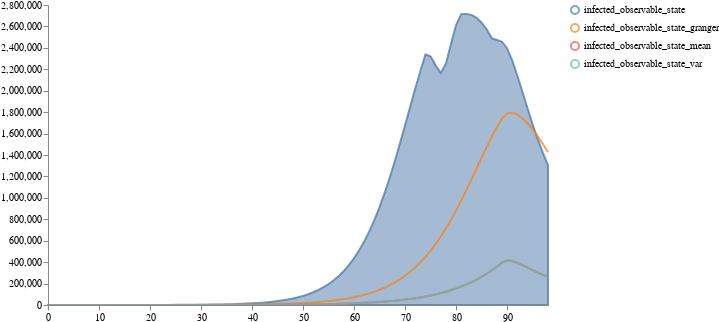

The cell this chart's notebook holds for it:
### Code cell
schema = plots.trajectories(distributions, traces = traces,  keep=".*_state")

plots.save_schema(schema, "_schema.json")

plots.ipy_display(schema, format="interactive")
image = plots.ipy_display(schema, format="PNG").data
save_result(image, "traj_infected_observable", "png")

### Figure 1 — Vega specification as saved in the notebook (floating-point values rounded to 4 significant figures; data arrays with more than 128 entries replaced by an {"elided": "..."} marker saying what was removed)
{"$schema": "https://vega.github.io/schema/vega/v5.json", "axes": [{"name": "x_axis", "orient": "bottom", "scale": "xscale", "zindex": 100}, {"name": "y_axis", "orient": "left", "scale": "yscale", "zindex": 100}], "data": [{"name": "distributions", "transform": [{"sort": {"field": ["trajectory", "timepoint"]}, "type": "collect"}], "values": [{"lower": 11.21, "timepoint": 0, "trajectory": "infected_observable_state", "upper": 21.48}, {"lower": 15.59, "timepoint": 1, "trajectory": "infected_observable_state", "upper": 27.7}, {"lower": 15.36, "timepoint": 2, "trajectory": "infected_observable_state", "upper": 32.64}, {"lower": 14.57, "timepoint": 3, "trajectory": "infected_observable_state", "upper": 37.47}, {"lower": 13.32, "timepoint": 4, "trajectory": "infected_observable_state", "upper": 42.71}, {"lower": 11.98, "timepoint": 5, "trajectory": "infected_observable_state", "upper": 48.59}, {"lower": 10.68, "timepoint": 6, "trajectory": "infected_observable_state", "upper": 55.85}, {"lower": 9.469, "timepoint": 7, "trajectory": "infected_observable_state", "upper": 65.19}, {"lower": 8.363, "timepoint": 8, "trajectory": "infected_observable_state", "upper": 76.1}, {"lower": 7.297, "timepoint": 9, "trajectory": "infected_observable_state", "upper": 88.83}, {"lower": 6.353, "timepoint": 10, "trajectory": "infected_observable_state", "upper": 104.3}, {"lower": 5.516, "timepoint": 11, "trajectory": "infected_observable_state", "upper": 122.8}, {"lower": 4.787, "timepoint": 12, "trajectory": "infected_observable_state", "upper": 144.8}, {"lower": 4.154, "timepoint": 13, "trajectory": "infected_observable_state", "upper": 170.6}, {"lower": 3.605, "timepoint": 14, "trajectory": "infected_observable_state", "upper": 201.1}, {"lower": 3.129, "timepoint": 15, "trajectory": "infected_observable_state", "upper": 237.0}, {"lower": 2.716, "timepoint": 16, "trajectory": "infected_observable_state", "upper": 279.6}, {"lower": 2.358, "timepoint": 17, "trajectory": "infected_observable_state", "upper": 330.3}, {"lower": 2.048, "timepoint": 18, "trajectory": "infected_observable_state", "upper": 390.4}, {"lower": 1.779, "timepoint": 19, "trajectory": "infected_observable_state", "upper": 461.4}, {"lower": 1.546, "timepoint": 20, "trajectory": "infected_observable_state", "upper": 545.3}, {"lower": 1.344, "timepoint": 21, "trajectory": "infected_observable_state", "upper": 644.6}, {"lower": 1.168, "timepoint": 22, "trajectory": "infected_observable_state", "upper": 762.1}, {"lower": 1.016, "timepoint": 23, "trajectory": "infected_observable_state", "upper": 901.1}, {"lower": 0.8874, "timepoint": 24, "trajectory": "infected_observable_state", "upper": 1066.0}, {"lower": 0.7765, "timepoint": 25, "trajectory": "infected_observable_state", "upper": 1260.0}, {"lower": 0.6793, "timepoint": 26, "trajectory": "infected_observable_state", "upper": 1491.0}, {"lower": 0.5943, "timepoint": 27, "trajectory": "infected_observable_state", "upper": 1763.0}, {"lower": 0.52, "timepoint": 28, "trajectory": "infected_observable_state", "upper": 2086.0}, {"lower": 0.4549, "timepoint": 29, "trajectory": "infected_observable_state", "upper": 2468.0}, {"lower": 0.3981, "timepoint": 30, "trajectory": "infected_observable_state", "upper": 2920.0}, {"lower": 0.3483, "timepoint": 31, "trajectory": "infected_observable_state", "upper": 3455.0}, {"lower": 0.3048, "timepoint": 32, "trajectory": "infected_observable_state", "upper": 4089.0}, {"lower": 0.2667, "timepoint": 33, "trajectory": "infected_observable_state", "upper": 4840.0}, {"lower": 0.2334, "timepoint": 34, "trajectory": "infected_observable_state", "upper": 5729.0}, {"lower": 0.2043, "timepoint": 35, "trajectory": "infected_observable_state", "upper": 6781.0}, {"lower": 0.1788, "timepoint": 36, "trajectory": "infected_observable_state", "upper": 8028.0}, {"lower": 0.1565, "timepoint": 37, "trajectory": "infected_observable_state", "upper": 9504.0}, {"lower": 0.137, "timepoint": 38, "trajectory": "infected_observable_state", "upper": 11250.0}, {"lower": 0.1199, "timepoint": 39, "trajectory": "infected_observable_state", "upper": 13320.0}, {"lower": 0.105, "timepoint": 40, "trajectory": "infected_observable_state", "upper": 15780.0}, {"lower": 0.09189, "timepoint": 41, "trajectory": "infected_observable_state", "upper": 18680.0}, {"lower": 0.08044, "timepoint": 42, "trajectory": "infected_observable_state", "upper": 22120.0}, {"lower": 0.07043, "timepoint": 43, "trajectory": "infected_observable_state", "upper": 26190.0}, {"lower": 0.06166, "timepoint": 44, "trajectory": "infected_observable_state", "upper": 31010.0}, {"lower": 0.05399, "timepoint": 45, "trajectory": "infected_observable_state", "upper": 36710.0}, {"lower": 0.04727, "timepoint": 46, "trajectory": "infected_observable_state", "upper": 43460.0}, {"lower": 0.04139, "timepoint": 47, "trajectory": "infected_observable_state", "upper": 51450.0}, {"lower": 0.03625, "timepoint": 48, "trajectory": "infected_observable_state", "upper": 60880.0}, {"lower": 0.03174, "timepoint": 49, "trajectory": "infected_observable_state", "upper": 72030.0}, {"lower": 0.0278, "timepoint": 50, "trajectory": "infected_observable_state", "upper": 85200.0}, {"lower": 0.02434, "timepoint": 51, "trajectory": "infected_observable_state", "upper": 100700.0}, {"lower": 0.02132, "timepoint": 52, "trajectory": "infected_observable_state", "upper": 119000.0}, {"lower": 0.01867, "timepoint": 53, "trajectory": "infected_observable_state", "upper": 140600.0}, {"lower": 0.01636, "timepoint": 54, "trajectory": "infected_observable_state", "upper": 165900.0}, {"lower": 0.01433, "timepoint": 55, "trajectory": "infected_observable_state", "upper": 195700.0}, {"lower": 0.01255, "timepoint": 56, "trajectory": "infected_observable_state", "upper": 230500.0}, {"lower": 0.01099, "timepoint": 57, "trajectory": "infected_observable_state", "upper": 271200.0}, {"lower": 0.009631, "timepoint": 58, "trajectory": "infected_observable_state", "upper": 318600.0}, {"lower": 0.008437, "timepoint": 59, "trajectory": "infected_observable_state", "upper": 373600.0}, {"lower": 0.007392, "timepoint": 60, "trajectory": "infected_observable_state", "upper": 437200.0}, {"lower": 0.006476, "timepoint": 61, "trajectory": "infected_observable_state", "upper": 510400.0}, {"lower": 0.005675, "timepoint": 62, "trajectory": "infected_observable_state", "upper": 594100.0}, {"lower": 0.004972, "timepoint": 63, "trajectory": "infected_observable_state", "upper": 689200.0}, {"lower": 0.004357, "timepoint": 64, "trajectory": "infected_observable_state", "upper": 796300.0}, {"lower": 0.003818, "timepoint": 65, "trajectory": "infected_observable_state", "upper": 915900.0}, {"lower": 0.003345, "timepoint": 66, "trajectory": "infected_observable_state", "upper": 1048000.0}, {"lower": 0.002932, "timepoint": 67, "trajectory": "infected_observable_state", "upper": 1192000.0}, {"lower": 0.002569, "timepoint": 68, "trajectory": "infected_observable_state", "upper": 1347000.0}, {"lower": 0.002252, "timepoint": 69, "trajectory": "infected_observable_state", "upper": 1511000.0}, {"lower": 0.001974, "timepoint": 70, "trajectory": "infected_observable_state", "upper": 1680000.0}, {"lower": 0.00173, "timepoint": 71, "trajectory": "infected_observable_state", "upper": 1853000.0}, {"lower": 0.001516, "timepoint": 72, "trajectory": "infected_observable_state", "upper": 2023000.0}, {"lower": 0.001329, "timepoint": 73, "trajectory": "infected_observable_state", "upper": 2187000.0}, {"lower": 0.001165, "timepoint": 74, "trajectory": "infected_observable_state", "upper": 2340000.0}, {"lower": 0.001021, "timepoint": 75, "trajectory": "infected_observable_state", "upper": 2320000.0}, {"lower": 0.0008952, "timepoint": 76, "trajectory": "infected_observable_state", "upper": 2234000.0}, {"lower": 0.0007848, "timepoint": 77, "trajectory": "infected_observable_state", "upper": 2166000.0}, {"lower": 0.0006881, "timepoint": 78, "trajectory": "infected_observable_state", "upper": 2254000.0}, {"lower": 0.0006032, "timepoint": 79, "trajectory": "infected_observable_state", "upper": 2439000.0}, {"lower": 0.0005289, "timepoint": 80, "trajectory": "infected_observable_state", "upper": 2615000.0}, {"lower": 0.0004637, "timepoint": 81, "trajectory": "infected_observable_state", "upper": 2715000.0}, {"lower": 0.0004066, "timepoint": 82, "trajectory": "infected_observable_state", "upper": 2717000.0}, {"lower": 0.0003565, "timepoint": 83, "trajectory": "infected_observable_state", "upper": 2708000.0}, {"lower": 0.0003127, "timepoint": 84, "trajectory": "infected_observable_state", "upper": 2680000.0}, {"lower": 0.0002742, "timepoint": 85, "trajectory": "infected_observable_state", "upper": 2634000.0}, {"lower": 0.0002404, "timepoint": 86, "trajectory": "infected_observable_state", "upper": 2571000.0}, {"lower": 0.0002109, "timepoint": 87, "trajectory": "infected_observable_state", "upper": 2489000.0}, {"lower": 0.0001849, "timepoint": 88, "trajectory": "infected_observable_state", "upper": 2473000.0}, {"lower": 0.0001621, "timepoint": 89, "trajectory": "infected_observable_state", "upper": 2457000.0}, {"lower": 0.0001397, "timepoint": 90, "trajectory": "infected_observable_state", "upper": 2395000.0}, {"lower": 0.0001169, "timepoint": 91, "trajectory": "infected_observable_state", "upper": 2281000.0}, {"lower": 9.608e-05, "timepoint": 92, "trajectory": "infected_observable_state", "upper": 2140000.0}, {"lower": 7.796e-05, "timepoint": 93, "trajectory": "infected_observable_state", "upper": 1988000.0}, {"lower": 6.272e-05, "timepoint": 94, "trajectory": "infected_observable_state", "upper": 1834000.0}, {"lower": 5.015e-05, "timepoint": 95, "trajectory": "infected_observable_state", "upper": 1684000.0}, {"lower": 3.991e-05, "timepoint": 96, "trajectory": "infected_observable_state", "upper": 1545000.0}, {"lower": 3.166e-05, "timepoint": 97, "trajectory": "infected_observable_state", "upper": 1420000.0}, {"lower": 2.506e-05, "timepoint": 98, "trajectory": "infected_observable_state", "upper": 1302000.0}]}, {"name": "traces", "transform": [{"expr": "isValid(datum.value)", "type": "filter"}, {"sort": {"field": ["trajectory", "timepoint"]}, "type": "collect"}], "values": {"elided": "297 records"}}, {"name": "points", "values": []}, {"name": "markers", "values": []}, {"name": "selected", "on": [{"remove": true, "trigger": "clear"}, {"remove": true, "trigger": "!shift"}, {"insert": "clicked", "trigger": "!shift && clicked"}, {"toggle": "clicked", "trigger": "shift && clicked"}]}, {"name": "selectedData", "on": [{"remove": true, "trigger": "clearData"}, {"toggle": "clickedData", "trigger": "clickedData"}]}], "height": 300, "legends": [{"encode": {"labels": {"interactive": true, "name": "legendLabel", "update": {"opacity": [{"test": "!length(data('selectedData')) || indata('selectedData', 'value', datum.value)", "value": 1}, {"value": 0.25}]}}, "symbols": {"interactive": true, "name": "legendSymbol", "update": {"fill": {"value": "transparent"}, "opacity": [{"test": "!length(data('selected')) || indata('selected', 'value', datum.value) || indata('selectedData', 'value', datum.value)", "value": 0.7}, {"value": 0.15}], "size": {"value": 64}, "strokeWidth": {"value": 2}}}}, "name": "color_legend", "stroke": "color"}], "marks": [{"from": {"facet": {"data": "points", "groupby": "trajectory", "name": "points_split"}}, "marks": [{"encode": {"hover": {"fillOpacity": {"value": 0.9}}, "update": {"fill": {"field": "trajectory", "scale": "color"}, "fillOpacity": [{"test": "!length(data('selected')) || indata('selected', 'value', datum.trajectory)", "value": 0.5}, {"value": 0.15}], "size": {"value": 35}, "stroke": {"field": "trajectory", "scale": "color"}, "strokeOpacity": [{"test": "!length(data('selected')) || indata('selected', 'value', datum.trajectory)", "value": 0.75}, {"value": 0.15}], "strokeWidth": {"value": 2}, "tooltip": {"field": "value"}, "x": {"field": "timepoint", "scale": "xscale"}, "y": {"field": "value", "scale": "yscale"}}}, "from": {"data": "points_split"}, "name": "_points_symbol", "type": "symbol", "zindex": 3}, {"encode": {"hover": {"fillOpacity": {"value": 0.9}}, "update": {"interpolate": {"value": "linear"}, "stroke": {"field": "trajectory", "scale": "color"}, "strokeDash": {"value": [5, 3]}, "strokeOpacity": [{"test": "!length(data('selected')) || indata('selected', 'value', datum.trajectory)", "value": 0.3}, {"value": 0.1}], "strokeWidth": {"value": 2}, "x": {"field": "timepoint", "scale": "xscale"}, "y": {"field": "value", "scale": "yscale"}}}, "from": {"data": "points_split"}, "name": "_points_line", "type": "line", "zindex": 3}], "name": "_points", "type": "group", "zindex": 3}, {"from": {"facet": {"data": "traces", "groupby": "trajectory", "name": "traces_split"}}, "marks": [{"encode": {"hover": {"fillOpacity": {"value": 0.9}}, "update": {"interpolate": {"value": "linear"}, "stroke": {"field": "trajectory", "scale": "color"}, "strokeOpacity": [{"test": "!length(data('selected')) || indata('selected', 'value', datum.trajectory)", "value": 0.75}, {"value": 0.15}], "strokeWidth": {"value": 2}, "x": {"field": "timepoint", "scale": "xscale"}, "y": {"field": "value", "scale": "yscale"}}}, "from": {"data": "traces_split"}, "name": "_traces_lines", "type": "line"}], "name": "_traces", "type": "group", "zindex": 2}, {"from": {"facet": {"data": "distributions", "groupby": "trajectory", "name": "trajectory_split"}}, "marks": [{"encode": {"hover": {"fillOpacity": {"value": 0.9}}, "update": {"fill": {"field": "trajectory", "scale": "color"}, "fillOpacity": [{"test": "!length(data('selected')) || indata('selected', 'value', datum.trajectory)", "value": 0.5}, {"value": 0.15}], "interpolate": {"value": "linear"}, "stroke": {"field": "trajectory", "scale": "color"}, "strokeOpacity": [{"test": "!length(data('selected')) || indata('selected', 'value', datum.trajectory)", "value": 0.75}, {"value": 0.15}], "strokeWidth": {"value": 2}, "x": {"field": "timepoint", "scale": "xscale"}, "y": {"field": "upper", "scale": "yscale"}, "y2": {"field": "lower", "scale": "yscale"}}}, "from": {"data": "trajectory_split"}, "interactive": true, "name": "area", "type": "area"}], "name": "_distributions", "type": "group", "zindex": 1}, {"marks": [{"encode": {"enter": {"stroke": {"value": "lightgray"}}, "update": {"opacity": {"value": 1}, "x": {"field": "timepoint", "scale": "xscale"}, "y": {"signal": "height"}, "y2": {"value": 0}}}, "from": {"data": "markers"}, "name": "_marker text", "type": "rule"}, {"encode": {"enter": {"fontSize": {"value": 8}, "text": {"field": "datum.label"}, "y": {"value": 0}}}, "from": {"data": "_marker text"}, "name": "_marker flags", "transform": [{"as": ["x", "_y", "opacity", "align", "baseline"], "lineAnchor": "start", "offset": [1], "size": {"signal": "[width, height]"}, "type": "label"}], "type": "text"}], "name": "_markers", "type": "group"}], "scales": [{"domain": {"fields": [{"data": "distributions", "field": "timepoint"}, {"data": "traces", "field": "timepoint"}, {"data": "points", "field": "timepoint"}, {"data": "markers", "field": "timepoint"}]}, "name": "xscale", "range": "width", "type": "linear", "zero": false}, {"domain": {"fields": [{"data": "distributions", "field": "lower"}, {"data": "distributions", "field": "upper"}, {"data": "traces", "field": "value"}, {"data": "points", "field": "value"}]}, "name": "yscale", "nice": true, "range": "height", "type": "linear", "zero": true}, {"domain": {"fields": [{"data": "distributions", "field": "trajectory"}, {"data": "traces", "field": "trajectory"}, {"data": "points", "field": "trajectory"}], "sort": {"order": "ascending"}}, "name": "color", "range": "category", "type": "ordinal"}], "signals": [{"name": "clear", "on": [{"events": "mouseup[!event.item]", "force": true, "update": "true"}], "value": true}, {"name": "shift", "on": [{"events": "@legendSymbol:click, @legendLabel:click", "force": true, "update": "event.shiftKey"}], "value": false}, {"name": "clicked", "on": [{"events": "@legendSymbol:click, @legendLabel:click", "force": true, "update": "{value: datum.value}"}], "value": null}, {"name": "clearData", "on": [{"events": "mouseup[!event.item]", "force": true, "update": "true"}], "value": true}, {"name": "clickedData", "on": [{"events": "@area:click", "force": true, "update": "{value: datum.trajectory}"}], "value": null}], "width": 500}
